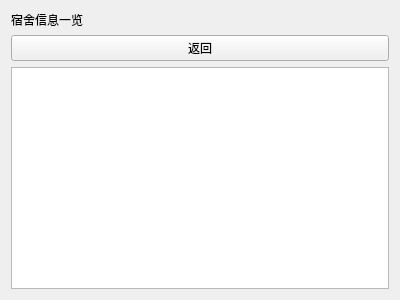
<?xml version="1.0" encoding="UTF-8"?>
<ui version="4.0">
 <class>dormall</class>
 <widget class="QWidget" name="dormall">
  <property name="geometry">
   <rect>
    <x>0</x>
    <y>0</y>
    <width>400</width>
    <height>300</height>
   </rect>
  </property>
  <property name="windowTitle">
   <string>Form</string>
  </property>
  <layout class="QGridLayout" name="gridLayout">
   <item row="2" column="0">
    <widget class="QTableView" name="tableView"/>
   </item>
   <item row="0" column="0">
    <widget class="QLabel" name="label">
     <property name="text">
      <string>宿舍信息一览</string>
     </property>
    </widget>
   </item>
   <item row="1" column="0">
    <widget class="QPushButton" name="pushButton">
     <property name="text">
      <string>返回</string>
     </property>
    </widget>
   </item>
  </layout>
 </widget>
 <resources/>
 <connections/>
</ui>
